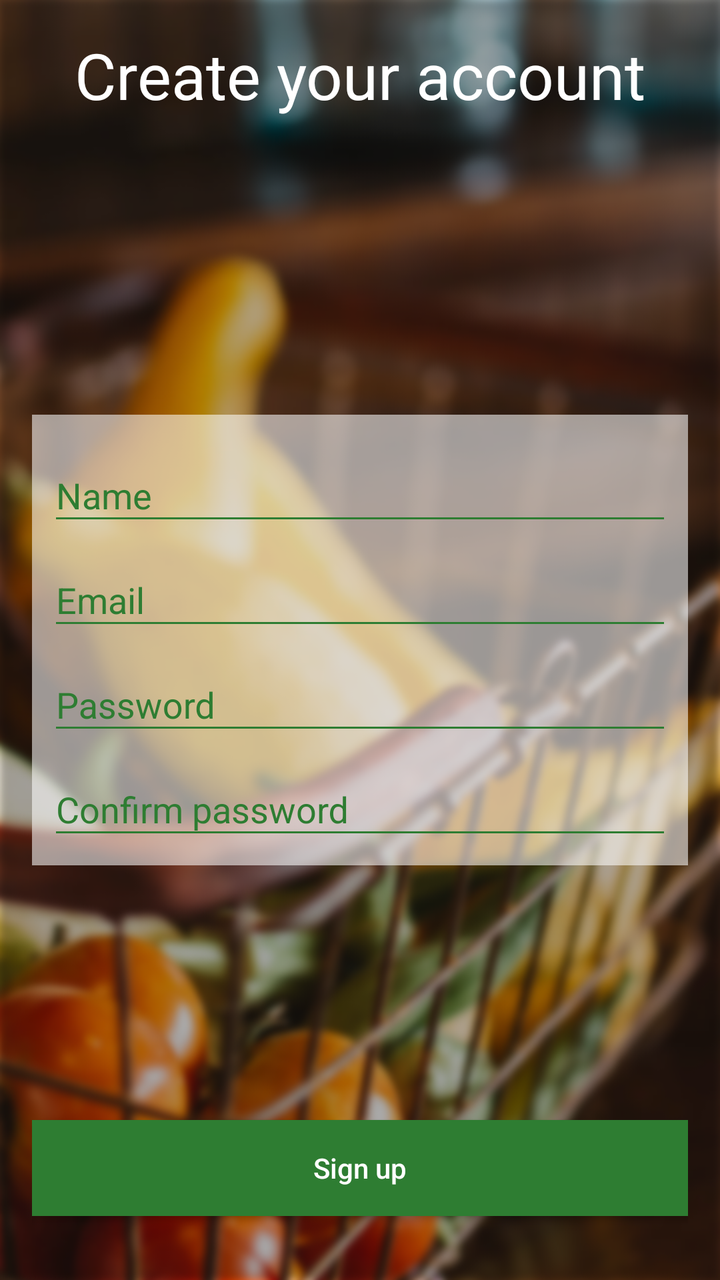
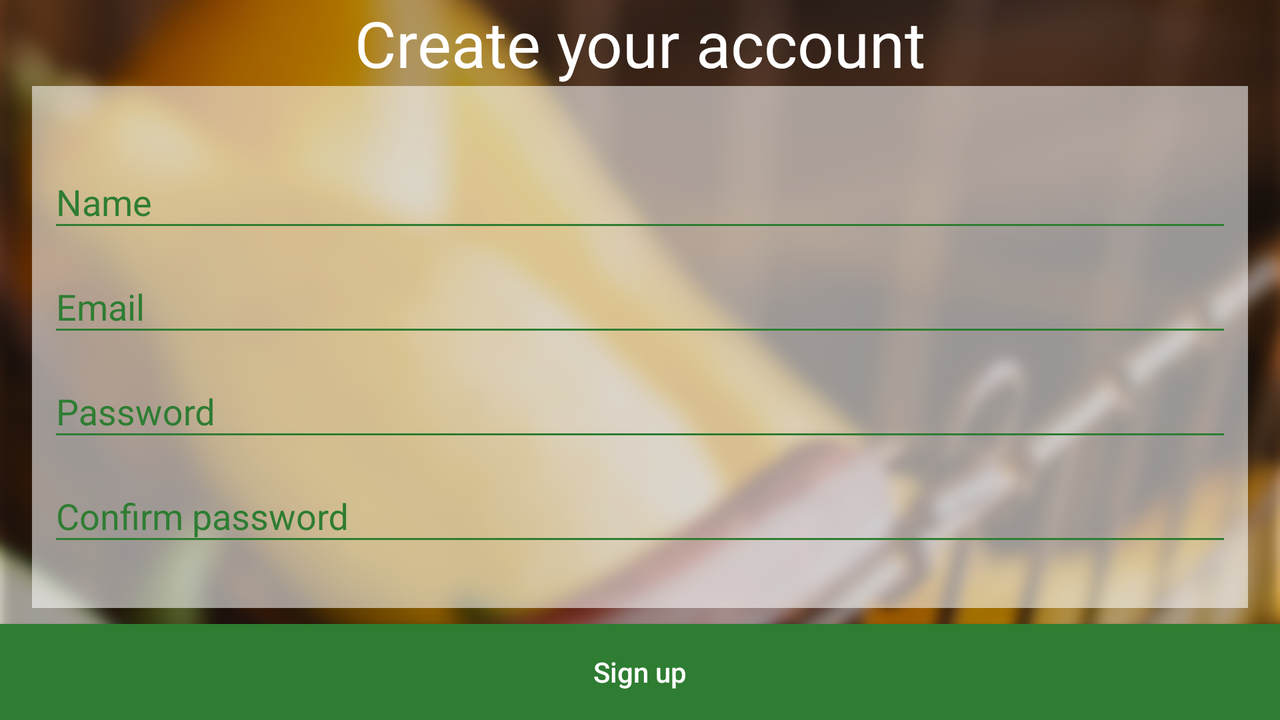

An Android layout and its configuration variant, each rendered on a device that would load it. The default file and the variant file are quoted in full after the pictures.
<!-- AndroidManifest.xml: application theme AppTheme -->
<!-- res/layout/fragment_sign_up.xml -->
<?xml version="1.0" encoding="utf-8"?>
<RelativeLayout xmlns:android="http://schemas.android.com/apk/res/android"
    android:layout_width="match_parent"
    android:layout_height="match_parent"
    android:background="@drawable/shopping_background"
    android:orientation="vertical"
    android:padding="16dp">

    <TextView
        android:layout_width="match_parent"
        android:layout_height="wrap_content"
        android:layout_alignParentTop="true"
        android:gravity="center"
        android:text="@string/create_your_account"
        android:textColor="@android:color/white"
        android:textSize="32sp" />

    <LinearLayout
        android:id="@+id/fragment_sign_up_input_ll"
        android:layout_width="match_parent"
        android:layout_height="wrap_content"
        android:layout_centerInParent="true"
        android:background="#90ffffff"
        android:orientation="vertical"
        android:padding="8dp">

        <android.support.design.widget.TextInputLayout
            android:layout_width="match_parent"
            android:layout_height="wrap_content"
            android:theme="@style/InputTextStyle">

            <EditText
                android:id="@+id/fragment_sign_up_name_tv"
                android:layout_width="match_parent"
                android:layout_height="wrap_content"
                android:hint="@string/name"
                android:inputType="textEmailAddress"
                android:textColor="@android:color/black" />
        </android.support.design.widget.TextInputLayout>

        <android.support.design.widget.TextInputLayout
            android:layout_width="match_parent"
            android:layout_height="wrap_content"
            android:theme="@style/InputTextStyle">

            <EditText
                android:id="@+id/fragment_sign_up_email_tv"
                android:layout_width="match_parent"
                android:layout_height="wrap_content"
                android:hint="@string/email"
                android:inputType="textEmailAddress"
                android:textColor="@android:color/black" />
        </android.support.design.widget.TextInputLayout>

        <android.support.design.widget.TextInputLayout
            android:layout_width="match_parent"
            android:layout_height="wrap_content"
            android:theme="@style/InputTextStyle">

            <EditText
                android:id="@+id/fragment_sign_up_password_tv"
                android:layout_width="match_parent"
                android:layout_height="wrap_content"
                android:hint="@string/password"
                android:inputType="textPassword"
                android:textColor="@android:color/black" />
        </android.support.design.widget.TextInputLayout>

        <android.support.design.widget.TextInputLayout
            android:layout_width="match_parent"
            android:layout_height="wrap_content"
            android:theme="@style/InputTextStyle">

            <EditText
                android:id="@+id/fragment_sign_up_confirm_password_tv"
                android:layout_width="match_parent"
                android:layout_height="wrap_content"
                android:hint="@string/confirm_password"
                android:inputType="textPassword"
                android:textColor="@android:color/black" />
        </android.support.design.widget.TextInputLayout>
    </LinearLayout>

    <Button
        android:id="@+id/fragment_sign_up_btn"
        style="@style/AcceptButton"
        android:layout_width="match_parent"
        android:layout_height="wrap_content"
        android:layout_alignParentBottom="true"
        android:layout_marginBottom="16dp"
        android:text="@string/sign_up" />
</RelativeLayout>
<!-- resources referenced by this layout -->
<resources>
  <!-- drawable shopping_background: png bitmap (drawable-hdpi, 847853 bytes) -->
  <string name="confirm_password">Confirm password</string>
  <string name="create_your_account">Create your account</string>
  <string name="email">Email</string>
  <string name="name">Name</string>
  <string name="password">Password</string>
  <string name="sign_up">Sign up</string>
  <style name="AcceptButton">
          <item name="android:textAllCaps">false</item>
          <item name="android:textColor">@android:color/white</item>
          <item name="android:background">@color/colorPrimaryDark</item>
      </style>
  <style name="InputTextStyle">
          <item name="android:textColorHint">@color/colorPrimaryDark</item>
          <item name="colorAccent">@color/colorPrimaryDark</item>
          <item name="colorControlNormal">@color/colorPrimaryDark</item>
          <item name="colorControlActivated">@color/colorPrimaryDark</item>
      </style>
  <style name="AppTheme" parent="Theme.AppCompat.Light.NoActionBar">
          
          <item name="colorPrimary">@color/colorPrimary</item>
          <item name="colorPrimaryDark">@color/colorPrimaryDark</item>
          <item name="colorAccent">@color/colorAccent</item>
      </style>
  <color name="colorPrimaryDark">#2E7D32</color>
  <color name="colorPrimary">#4CAF50</color>
  <color name="colorAccent">#F57F17</color>
</resources>
<!-- res/layout-land/fragment_sign_up.xml (the repository's variant of the layout above) -->
<!-- drawn on the phone turned sideways -->
<?xml version="1.0" encoding="utf-8"?>
<RelativeLayout xmlns:android="http://schemas.android.com/apk/res/android"
    android:layout_width="match_parent"
    android:layout_height="match_parent"
    android:orientation="vertical">

    <ImageView
        android:layout_width="match_parent"
        android:layout_height="match_parent"
        android:scaleType="centerCrop"
        android:src="@drawable/shopping_background" />

    <TextView
        android:id="@+id/fragment_sign_up_header_tv"
        android:layout_width="match_parent"
        android:layout_height="wrap_content"
        android:layout_alignParentTop="true"
        android:gravity="center"
        android:text="@string/create_your_account"
        android:textColor="@android:color/white"
        android:textSize="32sp" />

    <LinearLayout
        android:id="@+id/fragment_sign_up_input_ll"
        android:layout_width="match_parent"
        android:layout_height="wrap_content"
        android:layout_above="@+id/fragment_sign_up_btn"
        android:layout_below="@+id/fragment_sign_up_header_tv"
        android:layout_marginBottom="8dp"
        android:layout_marginEnd="16dp"
        android:layout_marginStart="16dp"
        android:background="#90ffffff"
        android:gravity="center"
        android:orientation="vertical"
        android:padding="8dp">

        <android.support.design.widget.TextInputLayout
            android:layout_width="match_parent"
            android:layout_height="wrap_content"
            android:theme="@style/InputTextStyle">

            <EditText
                android:id="@+id/fragment_sign_up_name_tv"
                android:layout_width="match_parent"
                android:layout_height="wrap_content"
                android:hint="@string/name"
                android:inputType="textEmailAddress"
                android:textColor="@android:color/black" />
        </android.support.design.widget.TextInputLayout>

        <android.support.design.widget.TextInputLayout
            android:layout_width="match_parent"
            android:layout_height="wrap_content"
            android:theme="@style/InputTextStyle">

            <EditText
                android:id="@+id/fragment_sign_up_email_tv"
                android:layout_width="match_parent"
                android:layout_height="wrap_content"
                android:hint="@string/email"
                android:inputType="textEmailAddress"
                android:textColor="@android:color/black" />
        </android.support.design.widget.TextInputLayout>

        <android.support.design.widget.TextInputLayout
            android:layout_width="match_parent"
            android:layout_height="wrap_content"
            android:theme="@style/InputTextStyle">

            <EditText
                android:id="@+id/fragment_sign_up_password_tv"
                android:layout_width="match_parent"
                android:layout_height="wrap_content"
                android:hint="@string/password"
                android:inputType="textPassword"
                android:textColor="@android:color/black" />
        </android.support.design.widget.TextInputLayout>

        <android.support.design.widget.TextInputLayout
            android:layout_width="match_parent"
            android:layout_height="wrap_content"
            android:theme="@style/InputTextStyle">

            <EditText
                android:id="@+id/fragment_sign_up_confirm_password_tv"
                android:layout_width="match_parent"
                android:layout_height="wrap_content"
                android:hint="@string/confirm_password"
                android:inputType="textPassword"
                android:textColor="@android:color/black" />
        </android.support.design.widget.TextInputLayout>
    </LinearLayout>

    <ProgressBar
        android:id="@+id/fragment_sign_up_progress_bar"
        android:layout_width="60dp"
        android:layout_height="60dp"
        android:layout_centerInParent="true"
        android:indeterminate="true"
        android:visibility="invisible" />

    <Button
        android:id="@+id/fragment_sign_up_btn"
        style="@style/AcceptButton"
        android:layout_width="match_parent"
        android:layout_height="wrap_content"
        android:layout_alignParentBottom="true"
        android:text="@string/sign_up" />
</RelativeLayout>
